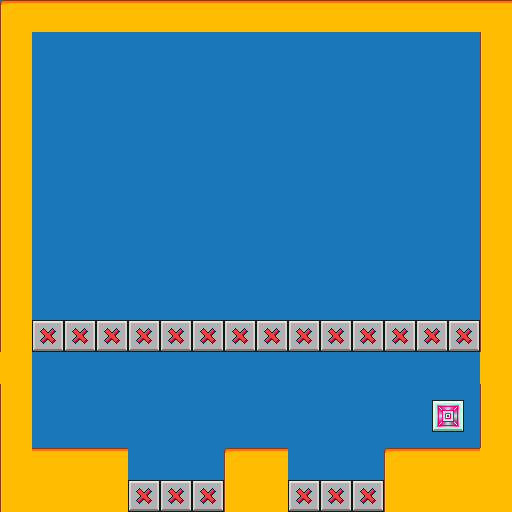

A level layout from a 2D game, rendered from its tile map. Below: a short description, then the map file with its tile-grid data intact:
An orthogonal 16x16 tile map with 32x32 px tiles, 2 tile layers (background, foreground), 4 tilesets and 11 objects.

<map version="1.10" tiledversion="1.10.2" orientation="orthogonal" renderorder="right-down" width="16" height="16" tilewidth="32" tileheight="32" infinite="0" nextlayerid="7" nextobjectid="18">
 <editorsettings>
  <export target="../map_7.lua" format="lua" />
 </editorsettings>
 <tileset firstgid="1" name="dark-bluegrey" tilewidth="32" tileheight="32" tilecount="36" columns="6">
  <image source="../../sprites/dark-bluegrey.png" width="192" height="192" />
 </tileset>
 <tileset firstgid="37" name="light-gold" tilewidth="32" tileheight="32" tilecount="36" columns="6">
  <image source="../../sprites/light-gold.png" width="192" height="192" />
 </tileset>
 <tileset firstgid="73" name="exit_block" tilewidth="32" tileheight="32" tilecount="9" columns="3">
  <image source="../../sprites/exit_block.png" width="96" height="96" />
 </tileset>
 <tileset firstgid="82" name="death_block" tilewidth="32" tileheight="32" tilecount="9" columns="3">
  <image source="../../sprites/death_block.png" width="96" height="96" />
 </tileset>
 <layer id="1" name="background" width="16" height="16">
  <data encoding="csv">
22,22,22,22,22,22,22,22,22,22,22,22,22,22,22,22,
22,22,22,22,22,22,22,22,22,22,22,22,22,22,22,22,
22,22,22,22,22,22,22,22,22,22,22,22,22,22,22,22,
22,22,22,22,22,22,22,22,22,22,22,22,22,22,22,22,
22,22,22,22,22,22,22,22,22,22,22,22,22,22,22,22,
22,22,22,22,22,22,22,22,22,22,22,22,22,22,22,22,
22,22,22,22,22,22,22,22,22,22,22,22,22,22,22,22,
22,22,22,22,22,22,22,22,22,22,22,22,22,22,22,22,
22,22,22,22,22,22,22,22,22,22,22,22,22,22,22,22,
22,22,22,22,22,22,22,22,22,22,22,22,22,22,22,22,
22,22,22,22,22,22,22,22,22,22,22,22,22,22,22,22,
22,22,22,22,22,22,22,22,22,22,22,22,22,22,22,22,
22,22,22,22,22,22,22,22,22,22,22,22,22,22,22,22,
22,22,22,22,22,22,22,22,22,22,22,22,22,22,22,22,
22,22,22,22,22,22,22,22,22,22,22,22,22,22,22,22,
22,22,22,22,22,22,22,22,22,22,22,22,22,22,22,22
</data>
 </layer>
 <layer id="2" name="foreground" width="16" height="16">
  <data encoding="csv">
37,40,40,40,40,40,40,40,40,40,40,40,40,40,40,40,
55,0,0,0,0,0,0,0,0,0,0,0,0,0,0,55,
55,0,0,0,0,0,0,0,0,0,0,0,0,0,0,55,
55,0,0,0,0,0,0,0,0,0,0,0,0,0,0,55,
55,0,0,0,0,0,0,0,0,0,0,0,0,0,0,55,
55,0,0,0,0,0,0,0,0,0,0,0,0,0,0,55,
55,0,0,0,0,0,0,0,0,0,0,0,0,0,0,55,
55,0,0,0,0,0,0,0,0,0,0,0,0,0,0,55,
55,0,0,0,0,0,0,0,0,0,0,0,0,0,0,55,
55,0,0,0,0,0,0,0,0,0,0,0,0,0,0,55,
55,82,82,82,82,82,82,82,82,82,82,82,82,82,82,55,
58,0,0,0,0,0,0,0,0,0,0,0,0,0,0,58,
55,0,0,0,0,0,0,0,0,0,0,0,0,77,78,55,
55,0,0,0,0,0,0,0,0,0,0,0,0,80,81,55,
55,40,40,40,0,0,0,37,40,0,0,0,37,40,40,58,
55,58,58,58,82,82,82,55,58,82,82,82,55,58,58,58
</data>
 </layer>
 <objectgroup id="3" name="exit">
  <object id="1" x="432" y="400" width="32" height="32" />
 </objectgroup>
 <objectgroup id="4" name="player">
  <object id="2" x="40" y="432" width="16" height="16" />
 </objectgroup>
 <objectgroup id="5" name="platforms">
  <object id="3" x="0" y="0" width="512" height="32" />
  <object id="4" x="384" y="448" width="128" height="64" />
  <object id="5" x="480" y="32" width="32" height="416" />
  <object id="6" x="0" y="32" width="32" height="416" />
  <object id="13" x="224" y="448" width="64" height="64" />
  <object id="14" x="0" y="448" width="128" height="64" />
 </objectgroup>
 <objectgroup id="6" name="death_blocks">
  <object id="15" x="32" y="320" width="448" height="32" />
  <object id="16" x="288" y="480" width="96" height="32" />
  <object id="17" x="128" y="480" width="96" height="32" />
 </objectgroup>
</map>
